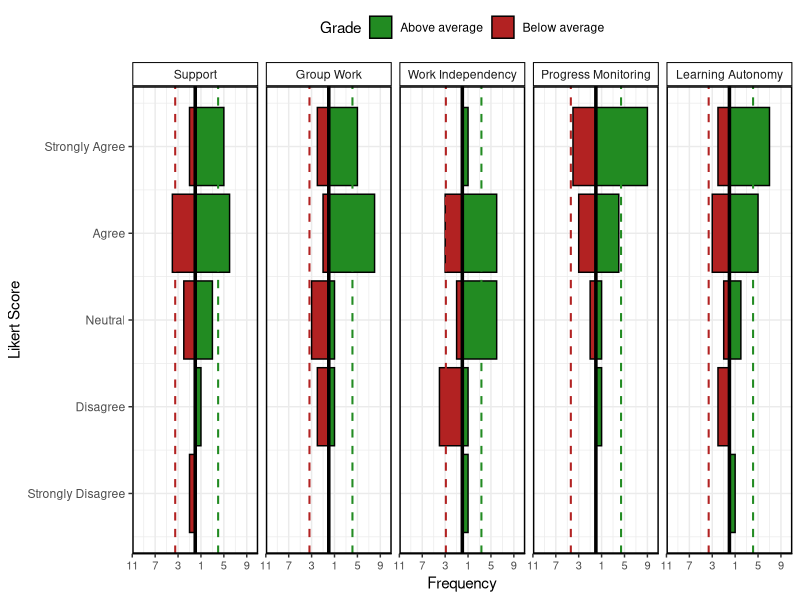

Source code (R):
library(tidyverse)
library(rstatix)

# Podatki
data <- tribble(
  ~PRBL1, ~PRBL2, ~PRBL3, ~PRBL4, ~PRBL5, ~Grade,
  5, 2, 3, 5, 5, "Above",
  4, 2, 2, 4, 4, "Below",
  3, 4, 3, 5, 4, "Above",
  4, 4, 4, 5, 3, "Above",
  4, 4, 4, 4, 5, "Above",
  3, 4, 3, 4, 4, "Above",
  4, 4, 3, 5, 5, "Above",
  4, 4, 2, 4, 3, "Above",
  4, 3, 2, 4, 5, "Below",
  4, 5, 5, 3, 4, "Above",
  3, 4, 4, 5, 4, "Below",
  3, 3, 4, 4, 4, "Above",
  1, 2, 3, 3, 4, "Below",
  4, 4, 3, 5, 4, "Above",
  5, 5, 4, 5, 5, "Above",
  4, 5, 4, 5, 5, "Below",
  2, 5, 3, 2, 5, "Above",
  5, 4, 4, 5, 5, "Above",
  3, 3, 2, 5, 2, "Below",
  5, 3, 2, 4, 3, "Below",
  5, 5, 4, 5, 5, "Above",
  4, 5, 4, 5, 2, "Below",
  5, 5, 1, 5, 1, "Above"
)

# Reshape
data_long <- data %>%
  pivot_longer(cols = starts_with("PRBL"), names_to = "Item", values_to = "Score") %>%
  mutate(Item = factor(Item, levels = paste0("PRBL", 1:5)))

# Povprečja
means_df <- data_long %>%
  group_by(Item, Grade) %>%
  summarise(Mean = mean(Score), .groups = "drop")

# Mann-Whitney test
stats_test <- data_long %>%
  group_by(Item) %>%
  wilcox_test(Score ~ Grade) %>%
  mutate(p_label = paste0("p = ", signif(p, 2)))

# Graf z novim zapisom
ggplot(data_long, aes(y = Score, fill = Grade)) +
  geom_bar(
    data = filter(data_long, Grade == "Above"),
    aes(x = after_stat(count)),
    position = "dodge",
    color = "black"
  ) +
  geom_bar(
    data = filter(data_long, Grade == "Below"),
    aes(x = -after_stat(count)),
    position = "dodge",
    color = "black"
  ) +
  geom_vline(
    data = filter(means_df, Grade == "Above"),
    aes(xintercept = Mean),
    color = "forestgreen",
    linetype = "dashed",
    linewidth = 0.7
  ) +
  geom_vline(
    data = filter(means_df, Grade == "Below"),
    aes(xintercept = -Mean),
    color = "firebrick",
    linetype = "dashed",
    linewidth = 0.7
  ) +
  geom_vline(xintercept = 0, linetype = "solid", color = "black", linewidth = 1.2) +
  facet_wrap(
    ~Item,
    ncol = 5,
    scales = "fixed",
    labeller = labeller(Item = c(
      "PRBL1" = "Support",
      "PRBL2" = "Group Work",
      "PRBL3" = "Work Independency",
      "PRBL4" = "Progress Monitoring",
      "PRBL5" = "Learning Autonomy"
    ))
  ) +
  # geom_text(
  #   data = stats_test,
  #   aes(x = 0, y = 5.5, label = p_label),
  #   inherit.aes = FALSE,
  #   size = 3
  # ) +
  scale_x_continuous(
    limits = c(-11, 11),
    breaks = seq(-11, 11, 4),
    labels = abs(seq(-11, 11, 4)),
    expand = c(0, 0)
  ) +
  scale_y_continuous(
    breaks = 1:5,
    labels = c("Strongly Disagree", "Disagree", "Neutral", "Agree", "Strongly Agree")
  ) +
  scale_fill_manual(
    values = c("Above" = "forestgreen", "Below" = "firebrick"),
    labels = c("Above" = "Above average", "Below" = "Below average"),
    name = "Grade"
  ) +
  labs(
    y = "Likert Score",
    x = "Frequency",
    #caption = "Likert scale: 1 = Strongly Disagree, 5 = Strongly Agree"
  ) +
  theme_bw() +
  theme(
    panel.border = element_rect(colour = "black", fill = NA, linewidth = 1),
    strip.background = element_rect(fill = "white", colour = "black", linewidth = 0.7),
    legend.position = "top",
    panel.spacing.y = unit(1, "cm"),
    axis.text.x = element_text(size = 8),
    axis.ticks.x = element_line(),
    axis.line.x = element_line()
  )
